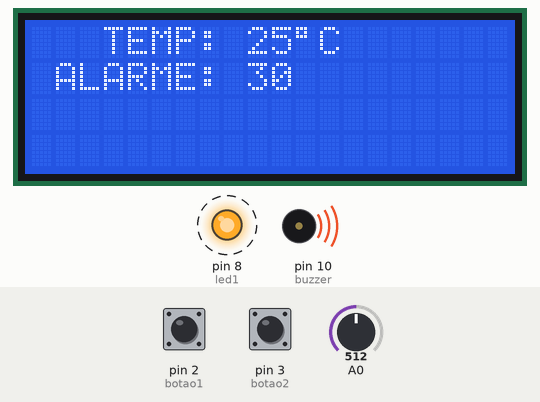
Recording of a sketch running on a simulated Arduino Uno, built with avr-gcc and run on an emulated ATmega328P. Parts: 20×4 character LCD, output pins drawn as LEDs (lit = HIGH), buzzer (waves = sounding, pin HIGH). Dashed ring = blinking. The inputs (shaded band) are chosen by the test bench; at power-on: A0 = 512, pin 2 (botao1) HIGH, pin 3 (botao2) HIGH.

Above: at 1.2 s.
1.3 s: A0 set to 71
At 3.0 s:
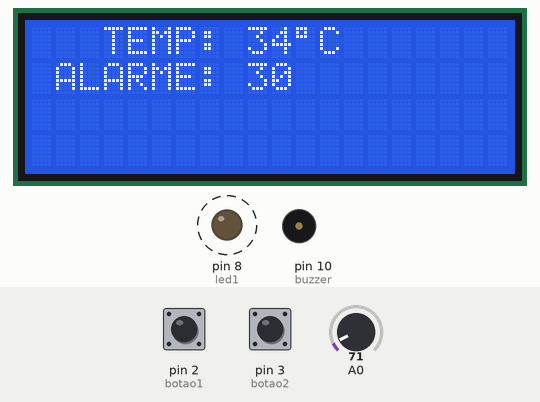
4.1 s: A0 set to 56
At 4.8 s:
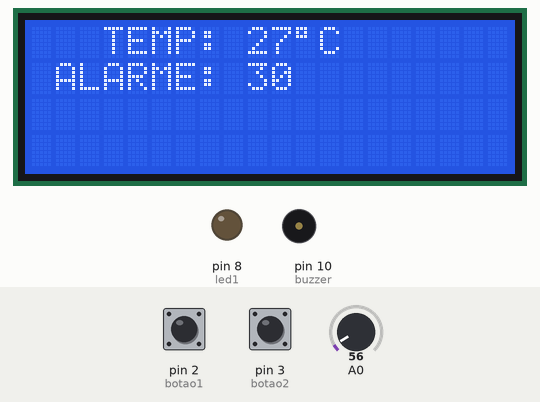
5.6 s: pin 2 (botao1) pulled LOW for 1.25 s
At 5.94 s:
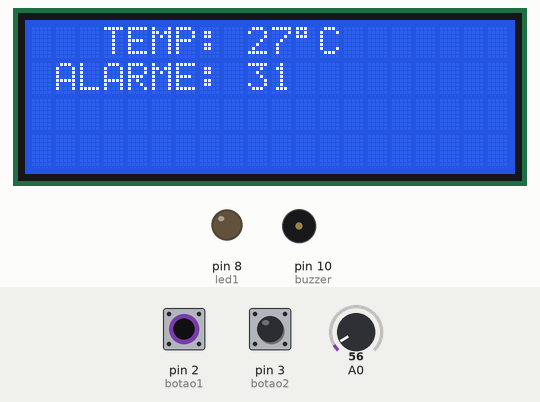
8.3 s: pin 3 (botao2) pulled LOW for 3.2 s
At 10.9 s:
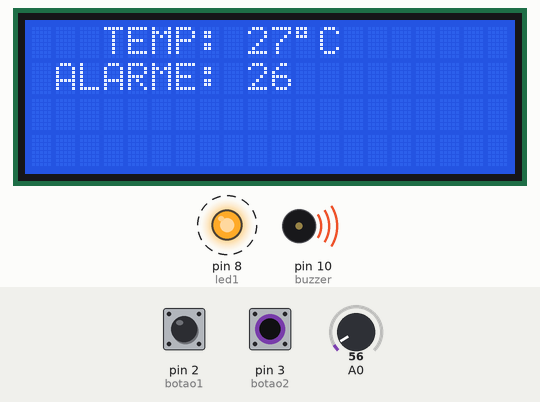
13.0 s: pin 3 (botao2) pulled LOW for 1.25 s
At 14.6 s:
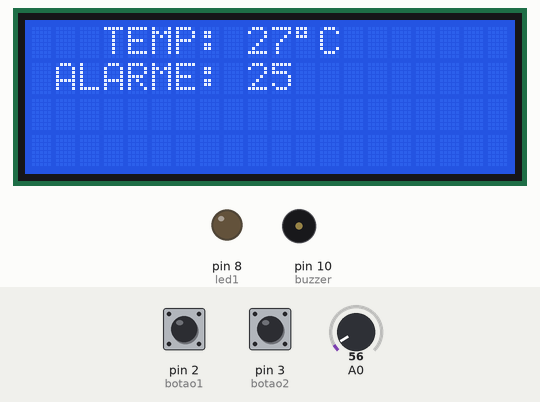
15.7 s: A0 set to 0
At 16.7 s:
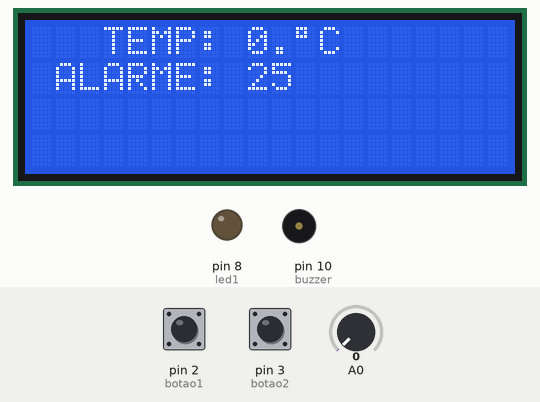
Timing chart, 0 to 18.3 s (numbered marks = the images above; inputs shaded):
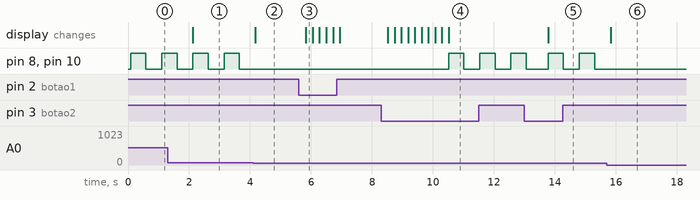

The sketch:

Aula014.ino
```cpp
#include <LiquidCrystal_I2C.h>

LiquidCrystal_I2C lcd(0x27, 20, 4);

#define led1 8
#define buzzer 10
#define botao1 2
#define botao2 3

int temperatura;
int tempSet = 30;

void setup() {
  lcd.init();
  lcd.backlight();

  pinMode(led1, OUTPUT);
  pinMode(buzzer, OUTPUT);
  pinMode(botao1, INPUT_PULLUP);
  pinMode(botao2, INPUT_PULLUP);

  Serial.begin(9600);
}

void loop() {
  String temp = String((float(analogRead(A0)) * 5 / (1023)) / 0.01);
  temperatura = temp.toInt();

  bool readBotao1 = digitalRead(botao1);
  bool readBotao2 = digitalRead(botao2);

  if (readBotao1 == LOW) {
    tempSet++;
    delay(200);
  }
  if (readBotao2 == LOW) {
    tempSet--;
    delay(200);
  }

  lcd.setCursor(3, 0);
  lcd.print("TEMP: " + temp.substring(0, 2) + ((char) 223) + "C");
  lcd.setCursor(1, 1);
  lcd.print("ALARME: ");
  lcd.print(tempSet);
  lcd.setCursor(1, 12);

  if (temperatura > tempSet) {
    digitalWrite(led1, HIGH);
    digitalWrite(buzzer, HIGH);
    delay(500);
    digitalWrite(led1, LOW);
    digitalWrite(buzzer, LOW);
    delay(500);
  }
  else {
    digitalWrite(led1, LOW);
    digitalWrite(buzzer, LOW);
  }
}
```

Measured:
- the behaviour switches between 64 and 63 on A0 (found by bisection; images 1 and 2)
- after the input at 1.3 s, the display: changes after 0.83 s (image 1)
- after the input at 4.1 s, pin 8 (led1), pin 10 (buzzer): stays LOW (without the input it goes to HIGH after 0.07 s); the display: changes after 0.07 s (image 2)
- after the input at 5.6 s, the display: changes after 0.24 s (image 3)
- after the input at 8.3 s, pin 8 (led1), pin 10 (buzzer): alternates HIGH for 0.50 s and LOW for 0.52 s, starting after 2.2 s; the display: first changes after 0.22 s (image 4 shows a later state)
- after the input at 13.0 s, the display: changes after 0.78 s (image 5)
- after the input at 15.7 s, pin 8 (led1), pin 10 (buzzer): stops changing and stays LOW; the display: changes after 0.12 s (image 6)
- by itself, pin 8 (led1), pin 10 (buzzer): alternates HIGH for 0.50 s and LOW for 0.52 s
